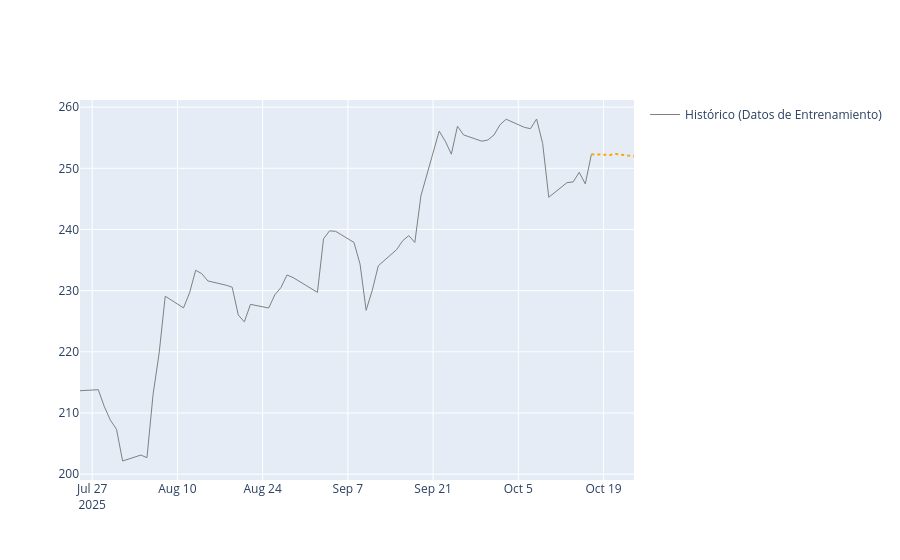

The cell this chart's notebook holds for it:
### Code cell
# Gráfica final combinada
last_hist_date = df.index[-1]
last_hist_price = df.iloc[-1]['Close']
df_hist_plot = df.tail(60).copy()
df_final = final_predictions_df_formatted.copy()
df_final.index = pd.to_datetime(df_final.index)

fig = go.Figure()

# 1. Histórico Reciente
fig.add_trace(go.Scatter(x=df_hist_plot.index, y=df_hist_plot['Close'], mode='lines', name='Histórico (Datos de Entrenamiento)', line=dict(color='grey', width=1)))

# 2. Conector (Para unir el histórico con las predicciones)
fig.add_trace(go.Scatter(
    x=[last_hist_date] + df_final.index.tolist(), 
    y=[last_hist_price] + df_final['pred_close_sarimax'].tolist(), 
    mode='lines', 
    name='_Predicción SARIMAX_Conector', 
    line=dict(color='orange', dash='dot', width=2), 
    showlegend=False
))
